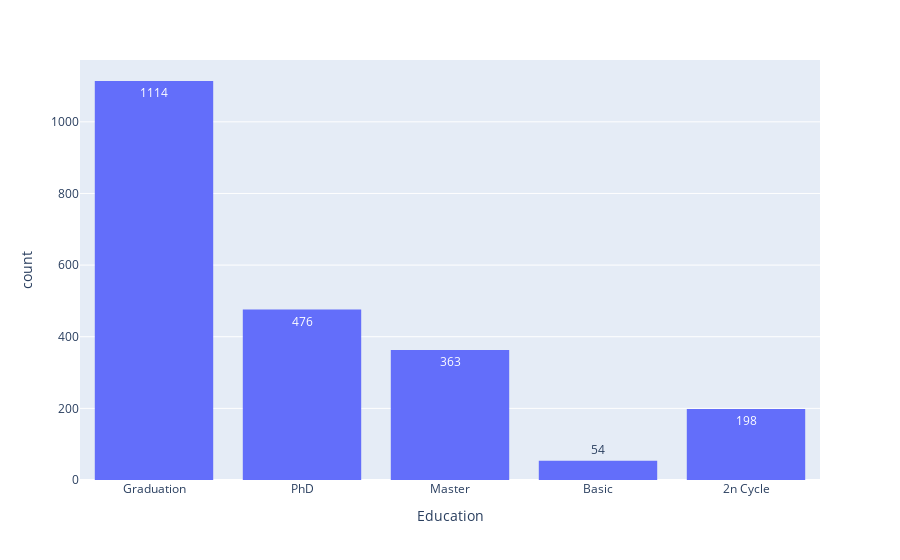
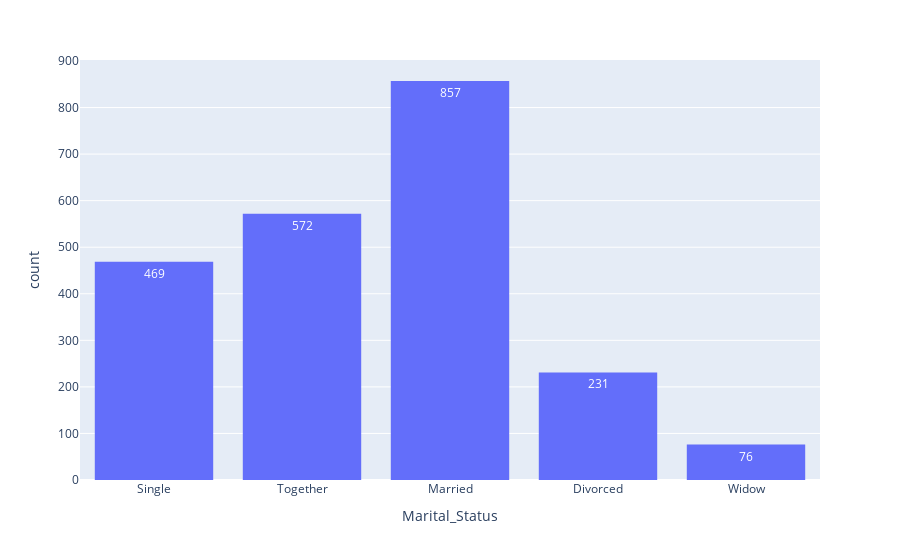

Notebook code cell kept with these figures, in order:
### Markdown cell above
### quelques graphs

### Code cell
liste = ['Education','Marital_Status']

for i in liste:
    fig = px.histogram(df_bis, x=i,histfunc='count',text_auto=True)
    fig.show()

### Figure 1 — Plotly figure (JSON) as saved in the notebook; plotly's stock layout.template omitted (floating-point values rounded to 4 significant figures; data arrays with more than 128 entries replaced by an {"elided": "..."} marker saying what was removed)
{"data": [{"alignmentgroup": "True", "bingroup": "x", "histfunc": "count", "hovertemplate": "Education=%{x}<br>count=%{y}<extra></extra>", "legendgroup": "", "marker": {"color": "#636efa", "pattern": {"shape": ""}}, "name": "", "offsetgroup": "", "orientation": "v", "showlegend": false, "texttemplate": "%{value}", "type": "histogram", "x": {"elided": "2205 str values"}, "xaxis": "x", "yaxis": "y"}], "layout": {"barmode": "relative", "legend": {"tracegroupgap": 0}, "margin": {"t": 60}, "xaxis": {"anchor": "y", "domain": [0, 1], "title": {"text": "Education"}}, "yaxis": {"anchor": "x", "domain": [0, 1], "title": {"text": "count"}}}}

### Figure 2 — Plotly figure (JSON) as saved in the notebook; plotly's stock layout.template omitted (floating-point values rounded to 4 significant figures; data arrays with more than 128 entries replaced by an {"elided": "..."} marker saying what was removed)
{"data": [{"alignmentgroup": "True", "bingroup": "x", "histfunc": "count", "hovertemplate": "Marital_Status=%{x}<br>count=%{y}<extra></extra>", "legendgroup": "", "marker": {"color": "#636efa", "pattern": {"shape": ""}}, "name": "", "offsetgroup": "", "orientation": "v", "showlegend": false, "texttemplate": "%{value}", "type": "histogram", "x": {"elided": "2205 str values"}, "xaxis": "x", "yaxis": "y"}], "layout": {"barmode": "relative", "legend": {"tracegroupgap": 0}, "margin": {"t": 60}, "xaxis": {"anchor": "y", "domain": [0, 1], "title": {"text": "Marital_Status"}}, "yaxis": {"anchor": "x", "domain": [0, 1], "title": {"text": "count"}}}}
